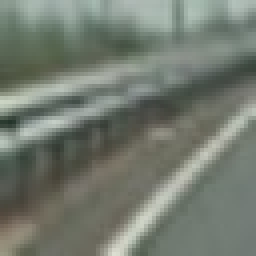
#> input picture smallset/non-vehicles_smallset/notcars1/image0007.jpeg, 64 x 64 px (shown 4 times larger); its folder holds only this picture in this run
$ jupyter execute --allow-errors TrafficDetect-sim.ipynb   (shell and % lines are left out)   (older library calls are emulated)
#> lines starting #> are read from the running program, lines starting #| are printed output that depends on the picture
# Vehicle Detection and Tracking Project

The goals / steps of this project are the following:

* Perform a Histogram of Oriented Gradients (HOG) feature extraction on a labeled training set of images and train a classifier Linear SVM classifier
* Optionally, you can also apply a color transform and append binned color features, as well as histograms of color, to your HOG feature vector.
* Note: for those first two steps don't forget to normalize your features and randomize a selection for training and testing.
* Implement a sliding-window technique and use your trained classifier to search for vehicles in images.
* Run your pipeline on a video stream (start with the test_video.mp4 and later implement on full project_video.mp4) and create a heat map of recurring detections frame by frame to reject outliers and follow detected vehicles.
* Estimate a bounding box for vehicles detected.

## HOG

### * Perform a Histogram of Oriented Gradients (HOG) feature extraction on a labeled training set of images
### * Train a classifier Linear SVM classifier
### * Normalize your features and randomize a selection for training and testing.

[cell 1]
import matplotlib.image as mpimg
import matplotlib.pyplot as plt
import numpy as np
import cv2
import glob
import time
from sklearn.svm import LinearSVC
from sklearn.preprocessing import StandardScaler
from skimage.feature import hog
import pickle, pprint

# NOTE: the next import is only valid for scikit-learn version <= 0.17
# for scikit-learn >= 0.18 use:
# from sklearn.model_selection import train_test_split
from sklearn.cross_validation import train_test_split

# Define a function to return HOG features and visualization
def get_hog_features(img, orient, pix_per_cell, cell_per_block,
                        vis=False, feature_vec=True):
    # Call with two outputs if vis==True
    if vis == True:
        features, hog_image = hog(img, orientations=orient, pixels_per_cell=(pix_per_cell, pix_per_cell),
                                  cells_per_block=(cell_per_block, cell_per_block), transform_sqrt=True,
                                  visualise=vis, feature_vector=feature_vec)
        return features, hog_image
    # Otherwise call with one output
    else:
        features = hog(img, orientations=orient, pixels_per_cell=(pix_per_cell, pix_per_cell),
                       cells_per_block=(cell_per_block, cell_per_block), transform_sqrt=True,
                       visualise=vis, feature_vector=feature_vec)
        return features

# Define a function to extract features from a list of images
# Have this function call bin_spatial() and color_hist()
def extract_features(imgs, cspace='RGB', orient=9,
                        pix_per_cell=8, cell_per_block=2, hog_channel=0):
    # Create a list to append feature vectors to
    features = []
    # Iterate through the list of images
    for file in imgs:
        # Read in each one by one
        image = cv2.imread(file)
        # apply color conversion if other than 'RGB'
        if cspace != 'RGB':
            if cspace == 'HSV':
                feature_image = cv2.cvtColor(image, cv2.COLOR_RGB2HSV)
            elif cspace == 'LUV':
                feature_image = cv2.cvtColor(image, cv2.COLOR_RGB2LUV)
            elif cspace == 'HLS':
                feature_image = cv2.cvtColor(image, cv2.COLOR_RGB2HLS)
            elif cspace == 'YUV':
                feature_image = cv2.cvtColor(image, cv2.COLOR_RGB2YUV)
            elif cspace == 'YCrCb':
                feature_image = cv2.cvtColor(image, cv2.COLOR_RGB2YCrCb)
        else: feature_image = np.copy(image)

        # Call get_hog_features() with vis=False, feature_vec=True
        if hog_channel == 'ALL':
            hog_features = []
            for channel in range(feature_image.shape[2]):
                hog_features.append(get_hog_features(feature_image[:,:,channel],
                                    orient, pix_per_cell, cell_per_block,
                                    vis=False, feature_vec=True))
            hog_features = np.ravel(hog_features)
        else:
            hog_features = get_hog_features(feature_image[:,:,hog_channel], orient,
                        pix_per_cell, cell_per_block, vis=False, feature_vec=True)
        # Append the new feature vector to the features list
        features.append(hog_features)
    # Return list of feature vectors
    return features

# [5 lines left out: function bin_spatial, not called in this run]

# Divide up into cars and notcars
images =glob.glob('smallset/*/*/*.jpeg')

cars = []
notcars = []


for image in images:
    if 'image' in image or 'extra' in image:
        notcars.append(image)
    else:
        cars.append(image)

print(len(cars))
print(len(notcars))

# Reduce the sample size because HOG features are slow to compute
# The quiz evaluator times out after 13s of CPU time
sample_size = 100
cars = cars[0:sample_size]
notcars = notcars[0:sample_size]

### TODO: Tweak these parameters and see how the results change.
colorspace = 'RGB' # Can be RGB, HSV, LUV, HLS, YUV, YCrCb
orient = 9
pix_per_cell = 8
cell_per_block = 2
hog_channel = 0 # Can be 0, 1, 2, or "ALL"

t=time.time()

car_resize = []
notcar_resize = []

for carim in cars :    ###################resize!!!
    car = cv2.imread(carim)
    car_resize.append(bin_spatial(car))


car_features = extract_features(cars, cspace=colorspace, orient=orient,
                        pix_per_cell=pix_per_cell, cell_per_block=cell_per_block, hog_channel=hog_channel)
notcar_features = extract_features(notcars, cspace=colorspace, orient=orient,
                        pix_per_cell=pix_per_cell, cell_per_block=cell_per_block,  hog_channel=hog_channel)
#> call 2 of extract_features, with cspace = 'RGB', orient = 9, pix_per_cell = 8, cell_per_block = 2, hog_channel = 0
#> in extract_features, image is the input picture: shape (64, 64, 3); mean B, G, R 111.8, 122.5, 115.5
#> in get_hog_features, `features = hog(img, orientations=orient, pixels_per_cell=(pix_per_cell..`: features = 1764 values, max 0.597 at index 1693, min 0 at index 10, mean 0.114
#> in get_hog_features, `features = hog(img, orientations=orient, pixels_per_cell=(pix_per_cell..`:
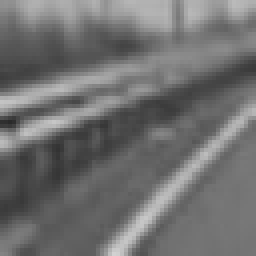
#> img: shape (64, 64) (shown 4 times larger); min 42, max 209, mean 111.8
#> in extract_features (call 2), `hog_features = get_hog_features(feature_image[:,:,hog_channel], orient..`: hog_features has the same summary as features in get_hog_features
#> pass 2 of the loop in extract_features, `for file in imgs:`:
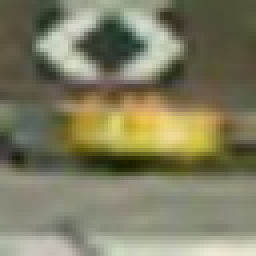
#> input picture smallset/non-vehicles_smallset/notcars2/image0215.jpeg, 64 x 64 px (shown 4 times larger)
#> in extract_features, image is the input picture: shape (64, 64, 3); mean B, G, R 97.1, 124.9, 127
#> features = 1764 values, max 0.593 at index 1750, min 0 at index 190, mean 0.123
#> in get_hog_features (call 2), `features = hog(img, orientations=orient, pixels_per_cell=(pix_per_cell..`:
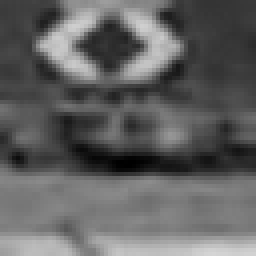
#> img: shape (64, 64) (shown 4 times larger); min 0, max 213, mean 97.1
#> hog_features has the same summary as features in get_hog_features
#> pass 3 of the loop in extract_features, `for file in imgs:`:
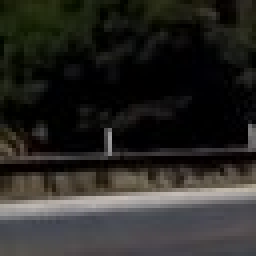
#> input picture smallset/non-vehicles_smallset/notcars3/extra01_127.jpeg, 64 x 64 px (shown 4 times larger)
#> in extract_features, image is the input picture: shape (64, 64, 3); mean B, G, R 36.9, 40.3, 41.3
#> features = 1764 values, max 0.686 at index 1624, min 0 at index 393, mean 0.124
#> in get_hog_features (call 3), `features = hog(img, orientations=orient, pixels_per_cell=(pix_per_cell..`:
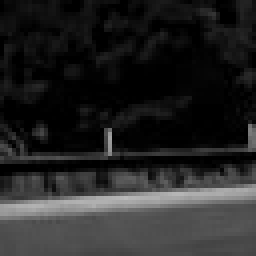
#> img: shape (64, 64) (shown 4 times larger); min 0, max 186, mean 36.9
#> hog_features has the same summary as features in get_hog_features
#> the loop made 4 passes; the first 3 are shown
t2 = time.time()
print(round(t2-t, 2), 'Seconds to extract HOG features...')

# Create an array stack of feature vectors
#> (the rest of this cell did not finish here and is left out)

## Lesson Functions

[cell 2]
import matplotlib.image as mpimg
import numpy as np
import cv2
from skimage.feature import hog
# Define a function to return HOG features and visualization
# [37 lines left out: functions get_hog_features, bin_spatial, color_hist, not called in this run]

# Define a function to extract features from a list of images
# Have this function call bin_spatial() and color_hist()
def extract_features(imgs, color_space='RGB', spatial_size=(32, 32),
                        hist_bins=32, orient=9,
                        pix_per_cell=8, cell_per_block=2, hog_channel=0,
                        spatial_feat=True, hist_feat=True, hog_feat=True):
    # Create a list to append feature vectors to
    features = []
    # Iterate through the list of images
    for file in imgs:
        file_features = []
        # Read in each one by one
        image = mpimg.imread(file)
        # apply color conversion if other than 'RGB'
        if color_space != 'RGB':
            if color_space == 'HSV':
                feature_image = cv2.cvtColor(image, cv2.COLOR_RGB2HSV)
            elif color_space == 'LUV':
                feature_image = cv2.cvtColor(image, cv2.COLOR_RGB2LUV)
            elif color_space == 'HLS':
                feature_image = cv2.cvtColor(image, cv2.COLOR_RGB2HLS)
            elif color_space == 'YUV':
                feature_image = cv2.cvtColor(image, cv2.COLOR_RGB2YUV)
            elif color_space == 'YCrCb':
                feature_image = cv2.cvtColor(image, cv2.COLOR_RGB2YCrCb)
        else: feature_image = np.copy(image)

        if spatial_feat == True:
            spatial_features = bin_spatial(feature_image, size=spatial_size)
            file_features.append(spatial_features)
        if hist_feat == True:
            # Apply color_hist()
            hist_features = color_hist(feature_image, nbins=hist_bins)
            file_features.append(hist_features)
        if hog_feat == True:
        # Call get_hog_features() with vis=False, feature_vec=True
            if hog_channel == 'ALL':
                hog_features = []
                for channel in range(feature_image.shape[2]):
                    hog_features.append(get_hog_features(feature_image[:,:,channel],
                                        orient, pix_per_cell, cell_per_block,
                                        vis=False, feature_vec=True))
                hog_features = np.ravel(hog_features)
            else:
                hog_features = get_hog_features(feature_image[:,:,hog_channel], orient,
                            pix_per_cell, cell_per_block, vis=False, feature_vec=True)
            # Append the new feature vector to the features list
            file_features.append(hog_features)
        features.append(np.concatenate(file_features))
    # Return list of feature vectors
    return features

# Define a function that takes an image,
# start and stop positions in both x and y,
# window size (x and y dimensions),
# and overlap fraction (for both x and y)
# [51 lines left out: functions slide_window, draw_boxes, not called in this run]

print("finf")

# [7 lines left out: function convert_color, not called in this run]

print("finf2")

## Sliding Window
### Implement a sliding-window technique and use your trained classifier to search for vehicles in images.

[cell 3]
import matplotlib.image as mpimg
import matplotlib.pyplot as plt
import numpy as np
import cv2
import glob
import time
from sklearn.svm import LinearSVC
from sklearn.preprocessing import StandardScaler
from skimage.feature import hog
import pickle, pprint

#from lesson_functions import *
# NOTE: the next import is only valid for scikit-learn version <= 0.17
# for scikit-learn >= 0.18 use:
from sklearn.model_selection import train_test_split
#from sklearn.cross_validation import train_test_split


# Define a function to extract features from a single image window
# This function is very similar to extract_features()
# just for a single image rather than list of images
# [77 lines left out: functions single_img_features, search_windows, not called in this run]


# Read in cars and notcars
#images =glob.glob('largeset/non-vehicles/*/*.png')
cars = glob.glob('largeset/vehicles/*/*.jpg')
notcars = glob.glob('largeset/non-vehicles/*/*.jpg')

# [6 lines of commented-out code are left out]

print("car samples" +str(len(cars)))
print("not car samples : " + str(len(notcars)))

# Reduce the sample size because
# The quiz evaluator times out after 13s of CPU time
sample_size = 8792
print("sample_size : " + str(sample_size))
cars = cars[0:sample_size]
notcars = notcars[0:sample_size]

### TODO: Tweak these parameters and see how the results change.
color_space = 'RGB' # Can be RGB, HSV, LUV, HLS, YUV, YCrCb
orient = 9  # HOG orientations
pix_per_cell = 8 # HOG pixels per cell
cell_per_block = 2 # HOG cells per block
hog_channel = "ALL" # Can be 0, 1, 2, or "ALL"
spatial_size = (16, 16)# Spatial binning dimensions
hist_bins = 16    # Number of histogram bins
spatial_feat = True # Spatial features on or off
hist_feat = True # Histogram features on or off
hog_feat = True # HOG features on or off
y_start_stop = [380, None] # Min and max in y to search in slide_window()

car_features = extract_features(cars, color_space=color_space,
                        spatial_size=spatial_size, hist_bins=hist_bins,
                        orient=orient, pix_per_cell=pix_per_cell,
                        cell_per_block=cell_per_block,
                        hog_channel=hog_channel, spatial_feat=spatial_feat,
                        hist_feat=hist_feat, hog_feat=hog_feat)
notcar_features = extract_features(notcars, color_space=color_space,
                        spatial_size=spatial_size, hist_bins=hist_bins,
                        orient=orient, pix_per_cell=pix_per_cell,
                        cell_per_block=cell_per_block,
                        hog_channel=hog_channel, spatial_feat=spatial_feat,
                        hist_feat=hist_feat, hog_feat=hog_feat)
#> (reads TDetectLin1jpg.pkl from the repository)
